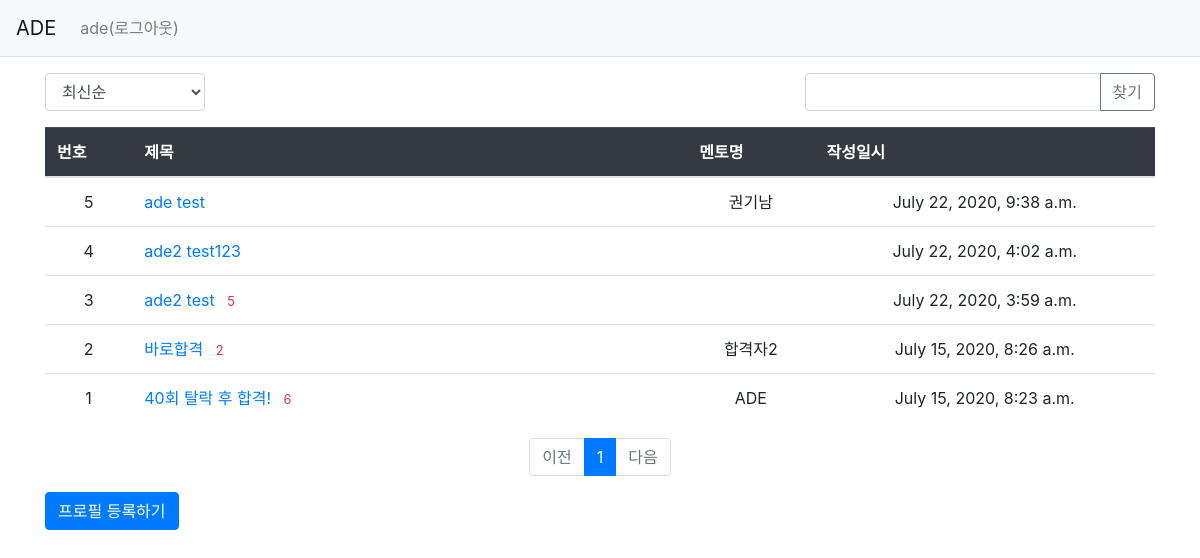
Screenshot of /mentor/ (signed in) with the database file from the repository.
### mentor/models.py (models this page shows, shortened)
class Profile(models.Model):
    title = models.CharField(max_length = 100)
    author = models.CharField(max_length = 100)
    user_id = models.ForeignKey(User, on_delete=models.CASCADE)
    create_date = models.DateTimeField('date published')
    school = models.CharField(max_length = 100)
    date_modified = models.DateTimeField(null=True, blank=True)
    workExperience = models.CharField(max_length = 200)
    PR = models.TextField()
    voter = models.ManyToManyField(User, related_name='voter_profile')

### mentor/views/base_views.py (the view, shortened to what this page needs)
# urls.py: path('', base_views.index, name='index'),
def index(request):
    page = request.GET.get('page', '1') #페이지
    kw = request.GET.get('kw', '') #검색어 추가
    so = request.GET.get('so', 'recent') #정렬 기준
    if so == 'recommend':
        profile_list = Profile.objects.annotate(num_voter=Count('voter')).order_by('-num_voter', '-create_date')
    elif so=='popular':
        profile_list=Profile.objects.annotate(num_comment=Count('comment')).order_by('-num_comment', '-create_date')
    else:
        profile_list=Profile.objects.order_by('-create_date')
    paginator = Paginator(profile_list, 10)
    page_obj = paginator.get_page(page)
    context = {'profile_list': page_obj, 'page': page, 'kw': kw, 'so': so}
    return render(request, 'mentor/profile_list.html', context)

### mentor/templatetags/mentor_filter.py (called while the page is built)
@register.filter
def sub(value, arg):
    return value - arg

### templates/mentor/profile_list.html (shortened to what this page needs)
{% extends 'base.html' %}
{% load mentor_filter %}
{% block content %}
<div class="container my-3">
    <div class="row justify-content-between my-3">
        <div class="col-2">
            <select class="form-control so">
                <option value="recent" {%if so == 'recent' %}selected{% endif %}>최신순</option>
            </select>
        </div>
        <div class="col-4 input-group">
            <input type="text" class="form-control kw" value="{{ kw|default_if_none:'' }}">
            <div class="input-group-append">
                <button class="btn btn-outline-secondary" type="button" id="btn_search">찾기</button>
            </div>
        </div>
    </div>
    <table class="table">
        <thread>
            <tr class="thead-dark">
                <th>번호</th>
                <th style="width:50%">제목</th>
                <th>멘토명</th>
                <th>작성일시</th>
            </tr>
        </thread>
        <tbody>
        {% if profile_list %}
        {% for profile in profile_list %}
        <tr class="text-center">
            <td>{{profile_list.paginator.count|sub:profile_list.start_index|sub:forloop.counter0|add:1}}</td>
            <td class="text-left">
                <a href="{% url 'mentor:detail' profile.id %}">{{profile.title}}</a>
                {% if profile.comment_set.count > 0 %}
                <span class="text-danger small ml-2"> {{profile.comment_set.count }}</span>
                {% endif %}
            </td>
            <td>{{profile.author}}</td>
            <td>{{profile.create_date}}</td>
        </tr>
        {% endfor %}
        {% else%}
        <tr>
            <td colspan="3">등록된 멘토가 없습니다.</td>
        </tr>
        {% endif %}
        </tbody>
    </table>
    <ul class="pagination justify-content-center">
        {% if profile_list.has_previous %}
        <li class="page-item">
            <a class="page-link" data-page="{{profile_list.previous_page_number}}" href="#">이전</a>
        </li>
        {% else %}
        <li class="page-item disabled">
            <a class="page-link" tabindex="-1" aria-disabled="true" href="#">이전</a>
        </li>
        {% endif %}
        {% for page_number in profile_list.paginator.page_range %}
            {% if page_number >= profile_list.number|add:-5 and page_number <= profile_list.number|add:5 %}
            {% if page_number == profile_list.number %}
                <li class="page-item active" aria-current="page">
                    <a class="page-link" data-page="{{page_number}}" href="#">{{page_number}}</a>
                </li>
                {% else %}
                <li class="page-item">
                    <a class="page-link" data-page="{{page_number}}" href="#"> {{page_number}}</a>
                </li>
            {% endif %}
            {% endif %}
        {% endfor %}
        {% if profile_list.has_next %}
        <li class="page-item">
            <a class="page-link" data-page="{{profile_list.next_page_number}}" href="#">다음</a>
        </li>
        {% else %}
        <li class="page-item disabled">
            <a class="page-link" tabindex="-1" aria-disabled="true" href="#">다음</a>
        </li>
        {% endif %}
    </ul>
    <a href="{% url 'mentor:profile_create' %}" class="btn btn-primary">프로필 등록하기</a>
</div>
{% endblock %}

### templates/navbar.html (shortened to what this page needs)
<nav class="navbar navbar-expand-lg navbar-light bg-light border-bottom">
    <a class="navbar-brand" href="{% url 'mentor:index' %}">ADE</a>
    <div class="collapse navbar-collapse flex-grow-0" id="navbarNav">
        <ul class="navbar-nav">
            <li class="nav-item ">
                {% if user.is_authenticated %}
                <a class="nav-link" href="{% url 'common:logout' %}"> {{user.username}}(로그아웃)</a>
                {% else %}
                <a class="nav-link" href="{% url 'common:login' %}">로그인</a>
                {% endif %}
            </li>
        </ul>
    </div>
</nav>

### rows the page displays
Profile: paginator.count|sub "5", title "ade test", author "권기남", create_date "July 22, 2020, 9:38 a.m."
Profile: paginator.count|sub "4", title "ade2 test123", create_date "July 22, 2020, 4:02 a.m."
Profile: paginator.count|sub "3", title "ade2 test", comment_set.count "5", create_date "July 22, 2020, 3:59 a.m."
Profile: paginator.count|sub "2", title "바로합격", comment_set.count "2", author "합격자2", create_date "July 15, 2020, 8:26 a.m."
Profile: paginator.count|sub "1", title "40회 탈락 후 합격!", comment_set.count "6", author "ADE", create_date "July 15, 2020, 8:23 a.m."

### other values shown
{{ user.username }} "ade"
{{ page_number }} "1"
